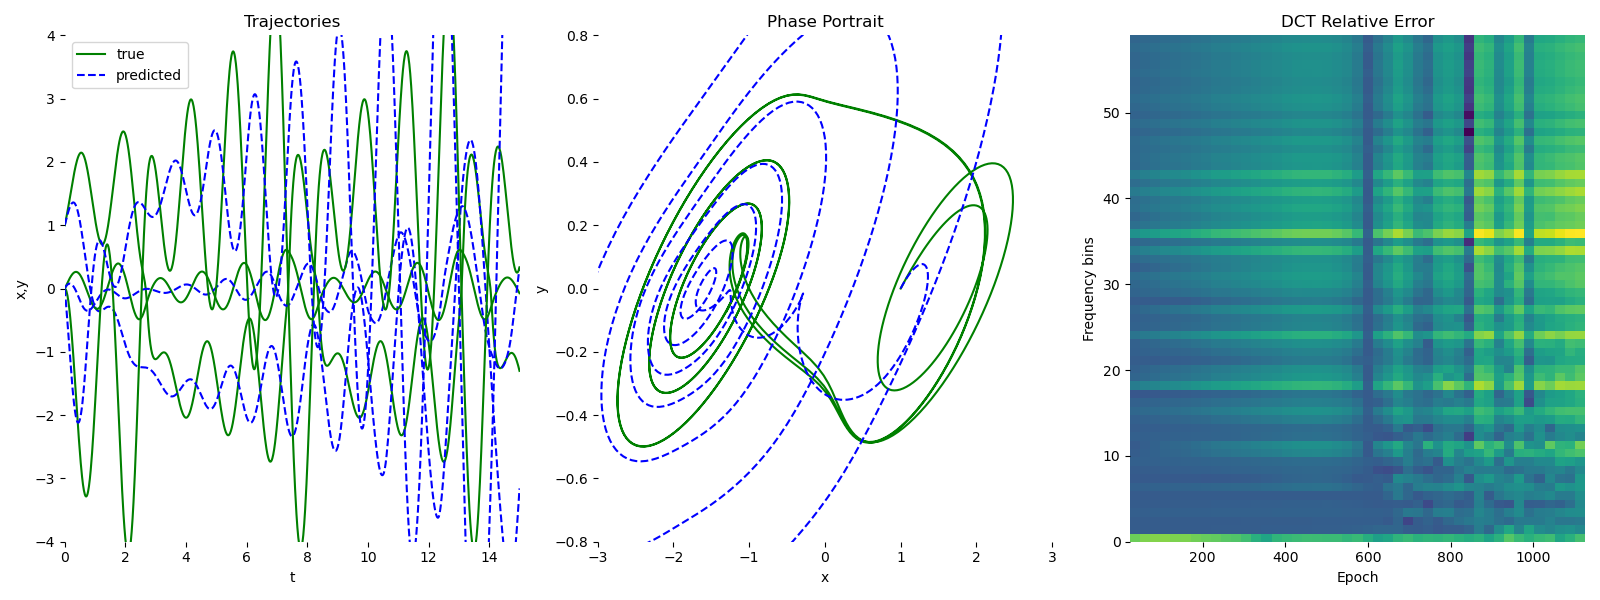

Here is the Python script that generated this plot:
import os
import argparse
import time
import numpy as np
import pdb

import torch
import torch.fft
import torch.nn as nn
import torch.optim as optim
import scipy.fftpack

parser = argparse.ArgumentParser('ODE demo')
parser.add_argument('--method', type=str, choices=['dopri5', 'adams'], default='dopri5')
parser.add_argument('--data_size', type=int, default=1000)
parser.add_argument('--batch_time', type=int, default=100)
parser.add_argument('--batch_size', type=int, default=40)
parser.add_argument('--niters', type=int, default=3000)
parser.add_argument('--test_freq', type=int, default=25)
parser.add_argument('--viz', action='store_true')
parser.add_argument('--gpu', type=int, default=0)
parser.add_argument('--adjoint', action='store_true')
args = parser.parse_args()

if args.adjoint:
	from torchdiffeq import odeint_adjoint as odeint
else:
	from torchdiffeq import odeint

device = torch.device('cuda:' + str(args.gpu) if torch.cuda.is_available() else 'cpu')

''' Van der Pol '''
# true_y0 = torch.tensor([[1., 0.]]).to(device)
# t = torch.linspace(0., 15., args.data_size).to(device)

''' Duffing ''' 
# true_y0 = torch.tensor([[-1., 2.]]).to(device)
# t = torch.linspace(0., 35., args.data_size).to(device)

''' Lorenz ''' 
# true_y0 = torch.tensor([[0, 1, 1.05]]).to(device)
# t = torch.linspace(0., 100., args.data_size).to(device)

''' Chua ''' 
true_y0 = torch.tensor([[1.0, 0, 0]]).to(device)
t = torch.linspace(0., 15., args.data_size).to(device)


class Lambda(nn.Module):
	''' Van der Pol '''
	# mu = 3.

	# def forward(self, t, y):
	# 	y0, y1 = y[0][0], y[0][1]
	# 	return torch.Tensor([y1, self.mu*(1-y0**2)*y1 - y0])

	''' Duffing ''' 
	# alpha = -1.2
	# beta = 1.2
	# delta = 0.2

	# def forward(self, t, y):
	# 	y0, y1 = y[0][0], y[0][1]
	# 	return torch.Tensor([y1, -self.delta*y1 - self.alpha*y0 - self.beta*(y0**3)])

	''' Lorenz '''
	# sigma = 10
	# beta = 2.667
	# rho = 28

	# def forward(self, t, y):
	# 	y0, y1, y2 = y[0][0], y[0][1], y[0][2]
	# 	return torch.Tensor([
	# 		-self.sigma*(y0-y1),
	# 		self.rho*y0 - y1 - y0*y2,
	# 		-self.beta*y2 + y1*y2
	# 	])

	''' Chua '''
	alpha = 15.395
	beta = 28
	R = -1.143
	C_2 = -0.714

	def forward(self, t, y):
		x, y, z = y[0][0], y[0][1], y[0][2]
		f_x = self.C_2*x + 0.5*(self.R-self.C_2)*2*torch.tanh(4*x)
		return torch.Tensor([self.alpha*(y-x-f_x), x - y + z, -self.beta * y])



with torch.no_grad():
	true_y = odeint(Lambda(), true_y0, t, method='dopri5')


def get_batch():
	s = torch.from_numpy(np.random.choice(np.arange(args.data_size - args.batch_time, dtype=np.int64), args.batch_size, replace=False))
	batch_y0 = true_y[s]  # (M, D)
	batch_t = t[:args.batch_time]  # (T)
	batch_y = torch.stack([true_y[s + i] for i in range(args.batch_time)], dim=0)  # (T, M, D)
	return batch_y0.to(device), batch_t.to(device), batch_y.to(device)


def makedirs(dirname):
	if not os.path.exists(dirname):
		os.makedirs(dirname)


if args.viz:
	makedirs('png')
	import matplotlib.pyplot as plt
	from matplotlib.colors import LogNorm
	from pylab import figure, cm
	fig = plt.figure(figsize=(16, 6), facecolor='white')
	ax_traj = fig.add_subplot(131, frameon=False)
	ax_phase = fig.add_subplot(132, frameon=False)
	# ax_vecfield = fig.add_subplot(143, frameon=False)
	ax_spectra = fig.add_subplot(133, frameon=False)
	plt.show(block=False)

# cb = None


def visualize(true_y, pred_y, odefunc, itr, spectra, freqs, epochs):

	if args.viz:
		# global cb
		''' Van der Pol '''
		# xmin, xmax = -2, 2
		# ymin, ymax = -4, 4

		''' Duffing ''' 
		# xmin, xmax = -2, 2
		# ymin, ymax = -2, 2

		''' Lorenz ''' 
		# xmin, xmax = -20, 20
		# ymin, ymax = -20, 20

		''' Chua ''' 
		xmin, xmax = -3.0, 3.0
		ymin, ymax = -0.8, 0.8
		traj_min, traj_max = -4., 4.

		ax_traj.cla()
		ax_traj.set_title('Trajectories')
		ax_traj.set_xlabel('t')
		ax_traj.set_ylabel('x,y')
		for k in range(true_y.shape[2]):
			ax_traj.plot(t.cpu().numpy(), true_y.cpu().numpy()[:, 0, k], 'g-', label='true' if k == 0 else '')
			ax_traj.plot(t.cpu().numpy(), pred_y.cpu().numpy()[:, 0, k], 'b--', label='predicted' if k == 0 else '')
		ax_traj.set_xlim(t.cpu().min(), t.cpu().max())
		ax_traj.set_ylim(traj_min, traj_max)
		ax_traj.legend()

		ax_phase.cla()
		ax_phase.set_title('Phase Portrait')
		ax_phase.set_xlabel('x')
		ax_phase.set_ylabel('y')
		ax_phase.plot(true_y.cpu().numpy()[:, 0, 0], true_y.cpu().numpy()[:, 0, 1], 'g-')
		ax_phase.plot(pred_y.cpu().numpy()[:, 0, 0], pred_y.cpu().numpy()[:, 0, 1], 'b--')
		ax_phase.set_xlim(xmin, xmax)
		ax_phase.set_ylim(ymin, ymax)

		# ax_vecfield.cla()
		# ax_vecfield.set_title('Learned Vector Field')
		# ax_vecfield.set_xlabel('x')
		# ax_vecfield.set_ylabel('y')

		# y, x = np.mgrid[ymin:ymax:21j, xmin:xmax:21j]
		# dydt = odefunc(0, torch.Tensor(np.stack([x, y], -1).reshape(21 * 21, 2)).to(device)).cpu().detach().numpy()
		# mag = np.sqrt(dydt[:, 0]**2 + dydt[:, 1]**2).reshape(-1, 1)
		# dydt = (dydt / mag)
		# dydt = dydt.reshape(21, 21, 2)

		# ax_vecfield.streamplot(x, y, dydt[:, :, 0], dydt[:, :, 1], color="black")
		# ax_vecfield.set_xlim(xmin, xmax)
		# ax_vecfield.set_ylim(ymin, ymax)

		spectra = np.flip(np.array(spectra).T, axis=0)
		bin_nums = np.flip(np.arange(freqs.size), axis=0)
		ax_spectra.cla()
		ax_spectra.set_title('DCT Relative Error')
		ax_spectra.set_xlabel('Epoch')
		ax_spectra.set_ylabel('Frequency bins')
		im = ax_spectra.imshow(spectra, norm=LogNorm(vmin=spectra.min(), vmax=spectra.max()), interpolation='none', extent=[min(epochs), max(epochs), min(bin_nums), max(bin_nums)])
		ax_spectra.set_aspect('auto')
		# if cb != None: 
		# 	cb.remove()
		# cb = fig.colorbar(im, ax=ax_spectra, orientation='horizontal', pad=0.05)

		fig.tight_layout()
		plt.savefig('png/{:03d}'.format(itr))
		plt.draw()
		plt.pause(0.001)


class ODEFunc(nn.Module):

	def __init__(self):
		super(ODEFunc, self).__init__()

		self.fc1 = nn.Linear(3, 20)
		self.s1 = nn.Tanh()
		self.fc2 = nn.Linear(3, 20)
		self.fc3 = nn.Linear(20, 3)
		self.s2 = nn.Tanh()
		self.fc4 = nn.Linear(20, 3)
		self.fc5 = nn.Linear(3, 3)

		fcs = [self.fc1, self.fc2, self.fc3, self.fc4, self.fc5]
		for m in fcs:
			nn.init.normal_(m.weight, mean=0, std=0.1)
			nn.init.constant_(m.bias, val=0)

	def forward(self, t, y):
		z1 = self.s1(self.fc1(y))
		z2 = self.fc2(y)
		z3 = self.fc3(z1) + self.s2(self.fc4(z2))
		z4 = self.fc5(z3)
		return z4


class RunningAverageMeter(object):
	"""Computes and stores the average and current value"""

	def __init__(self, momentum=0.99):
		self.momentum = momentum
		self.reset()

	def reset(self):
		self.val = None
		self.avg = 0

	def update(self, val):
		if self.val is None:
			self.avg = val
		else:
			self.avg = self.avg * self.momentum + val * (1 - self.momentum)
		self.val = val


if __name__ == '__main__':
	np.random.seed(1000)

	ii = 0

	func = ODEFunc().to(device)
	
	optimizer = optim.Adam(func.parameters(), lr=1e-3)
	end = time.time()

	time_meter = RunningAverageMeter(0.97)
	
	loss_meter = RunningAverageMeter(0.97)

	epochs = []
	spectra = []
	# freqs = np.arange(args.data_size) * 2 * np.pi / args.data_size # FFT frequencies, lo to hi
	freqs = np.arange(args.data_size) / args.data_size # FFT frequencies, lo to hi
	bins = 120
	bin_cutoff = 60
	freq_bins = np.digitize(freqs, np.linspace(freqs.min(), freqs.max(), bins+1), right=True)
	freq_bins[0] = 1
	freqs = np.array([freqs[freq_bins == i].max() for i in range(1, bin_cutoff+1)])
	spec_fun = lambda sig: scipy.fftpack.dct(sig.cpu().numpy())
	# spec_fun = lambda sig: scipy.fftpack.fft(sig.cpu().numpy())
	# spec_fun = lambda sig: torch.fft.fft(sig).cpu().numpy()
	# pdb.set_trace()

	try:
		for itr in range(1, args.niters + 1):
			optimizer.zero_grad()
			batch_y0, batch_t, batch_y = get_batch()
			pred_y = odeint(func, batch_y0, batch_t).to(device)

			loss = torch.mean(torch.abs(pred_y - batch_y))
			loss.backward()
			optimizer.step()

			time_meter.update(time.time() - end)
			loss_meter.update(loss.item())

			if itr % args.test_freq == 0:
				with torch.no_grad():
					pred_y = odeint(func, true_y0, t)

					if itr // args.test_freq > 0:
						# Store spectra
						loss_sig = torch.abs(pred_y - true_y)[:,0,0]
						# spectrum = spec_fun(loss_sig)
						axis = 1
						baseline = spec_fun(true_y[:,0,axis])
						spectrum = np.abs(spec_fun(pred_y[:,0,axis]) - baseline) / np.abs(baseline)
						# pdb.set_trace()
						spectrum = np.array([spectrum[freq_bins == i].sum() for i in range(1, bin_cutoff+1)])
						# pdb.set_trace()
						spectra.append(spectrum)
						epochs.append(itr)
						visualize(true_y, pred_y, func, ii, spectra, freqs, epochs)

					loss = torch.mean(torch.abs(pred_y - true_y))
					print('Iter {:04d} | Total Loss {:.6f}'.format(itr, loss.item()))
					ii += 1


			end = time.time()
	except KeyboardInterrupt:
		print('saving')
		plt.savefig('figure.pdf')
		plt.savefig('figure.png')
		raise KeyboardInterrupt

		# Visualize frequency of loss
